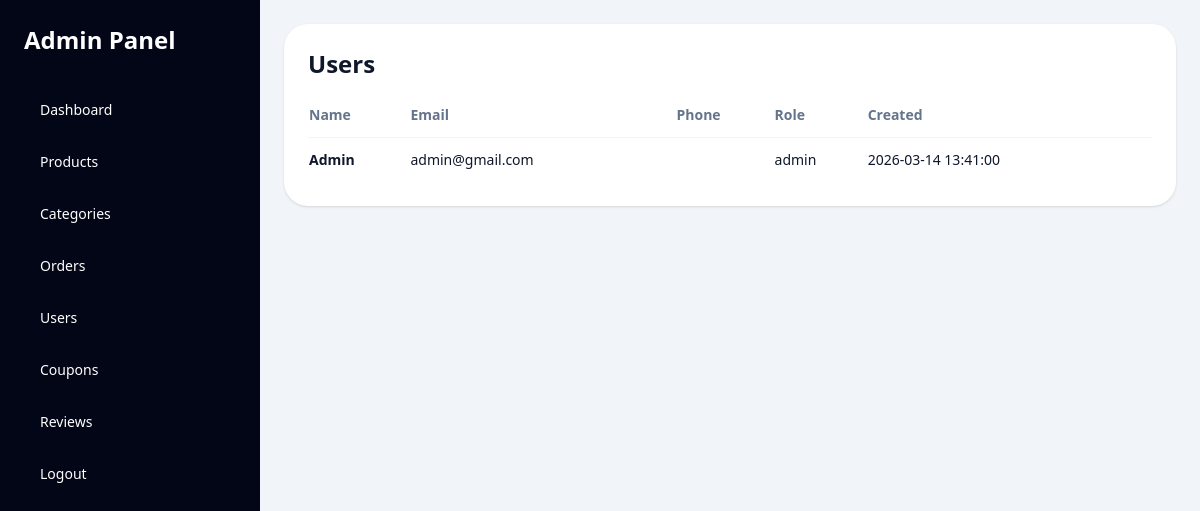
/admin/manage_users.php (signed in), run on the app's committed database.
### tables this page shows
CREATE TABLE IF NOT EXISTS users (
  id INT UNSIGNED AUTO_INCREMENT PRIMARY KEY,
  name VARCHAR(120) NOT NULL,
  email VARCHAR(190) NOT NULL,
  password VARCHAR(255) NOT NULL,
  phone VARCHAR(20) DEFAULT NULL,
  role ENUM('user', 'admin') NOT NULL DEFAULT 'user',
  created_at TIMESTAMP NOT NULL DEFAULT CURRENT_TIMESTAMP,
  UNIQUE KEY uq_users_email (email)
);

### config/database.php (called while the page is built, shortened)
<?php
function db(): PDO
{
    $pdo = new PDO(
        'mysql:host=' . DB_HOST . ';dbname=' . DB_NAME . ';charset=utf8mb4',
        DB_USER,
        DB_PASS,
        [
            PDO::ATTR_ERRMODE => PDO::ERRMODE_EXCEPTION,
            PDO::ATTR_DEFAULT_FETCH_MODE => PDO::FETCH_ASSOC,
        ]
    );
    return $pdo;
}

### models/BaseModel.php (called while the page is built, shortened)
<?php
abstract class BaseModel
{
    public function __construct()
    {
        $this->pdo = db();
    }
}

### models/UserModel.php (called while the page is built, shortened)
<?php
class UserModel extends BaseModel
{
    public function all(): array
    {
        return $this->pdo->query(
            'SELECT id, name, email, phone, role, created_at FROM users ORDER BY created_at DESC'
        )->fetchAll();
    }
}

### config/bootstrap.php (called while the page is built, shortened)
<?php
require_once __DIR__ . '/database.php';
require_once __DIR__ . '/../models/BaseModel.php';
require_once __DIR__ . '/../models/UserModel.php';
function e(null|string|int|float $value): string
{
    return htmlspecialchars((string) $value, ENT_QUOTES, 'UTF-8');
}

### admin/manage_users.php (the view, shortened to what this page needs)
<?php
require_once __DIR__ . '/../config/bootstrap.php';
$users = (new UserModel())->all();
require __DIR__ . '/partials/header.php';
?>
<div class="rounded-3xl bg-white p-6 shadow">
    <h1 class="text-2xl font-bold">Users</h1>
    <div class="mt-6 overflow-x-auto">
        <table class="min-w-full text-sm">
            <thead><tr class="text-left text-slate-500"><th class="pb-3">Name</th><th class="pb-3">Email</th><th class="pb-3">Phone</th><th class="pb-3">Role</th><th class="pb-3">Created</th></tr></thead>
            <tbody>
            <?php foreach ($users as $user): ?>
                <tr class="border-t border-slate-100">
                    <td class="py-3 font-semibold"><?= e($user['name']); ?></td>
                    <td class="py-3"><?= e($user['email']); ?></td>
                    <td class="py-3"><?= e((string) $user['phone']); ?></td>
                    <td class="py-3"><?= e($user['role']); ?></td>
                    <td class="py-3"><?= e((string) $user['created_at']); ?></td>
                </tr>
            <?php endforeach; ?>
            </tbody>
        </table>
    </div>
</div>
<?php require __DIR__ . '/partials/footer.php'; ?>

### data on the page
users: name "Admin", email "admin@gmail.com", role "admin", created_at "2026-03-14 13:41:00"
